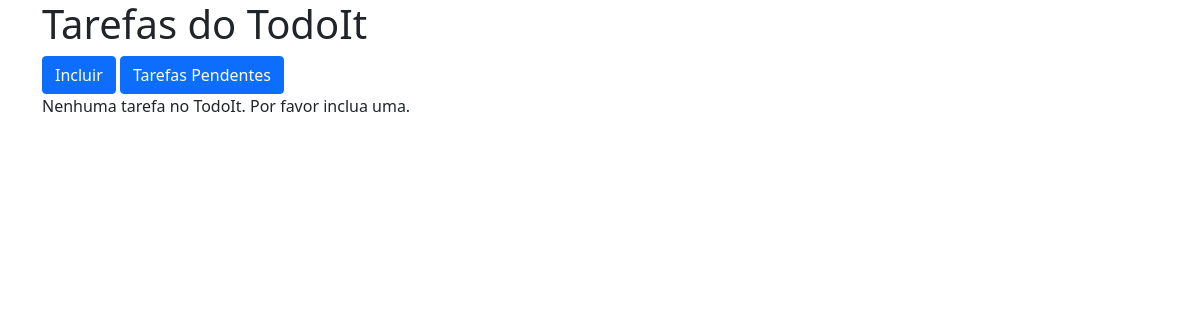
Before: / with the older database file.
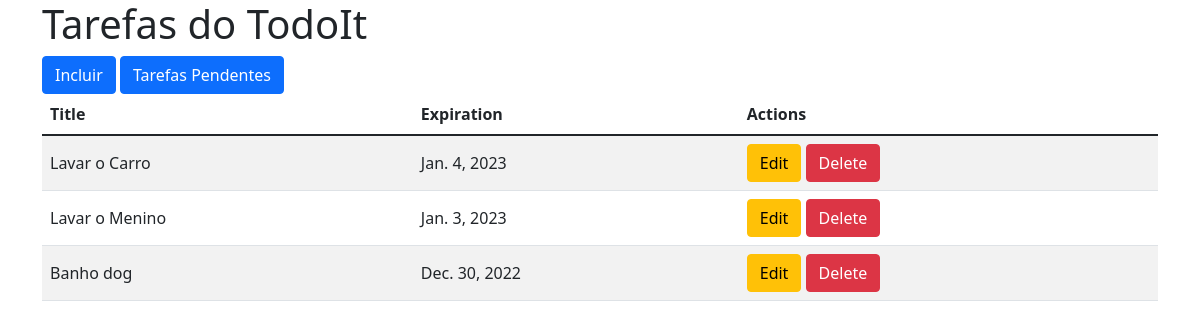
After: the same page with the newer database file.
### task/models.py (models this page shows, shortened)
class Task(models.Model):
    title = models.CharField(max_length=100)
    description = models.TextField(max_length=100)
    category = models.TextField(max_length=50)
    date_expiration = models.DateField(blank=True, null=True)

### task/views.py (the view)
# urls.py: path('', views.show_tasks),
def show_tasks(request):
    tasks = Task.objects.all()
    context = {
        'tasks': tasks
    }
    return render(request, 'tasks/show_tasks.html', context)

### task/templates/tasks/show_tasks.html
{% extends "application.html" %} {% block content %}
<h1>Tarefas do TodoIt</h1>
<a href="{{ task_id }}/new/" class="btn btn-primary">Incluir</a>
<a href="{{ task_id }}/pendding/" class="btn btn-primary">Tarefas Pendentes</a>
{% if tasks %}
<table class="table table-striped">
  <thead>
    <tr>
      <th>Title</th>
      <th>Expiration</th>
      <th>Actions</th>
    </tr>
  </thead>
  <tbody>
    {% for task in tasks %}
    <tr>
      <td class="align-middle">{{ task.title }}</td>
      <td class="align-middle">{{ task.date_expiration }}</td>
      <td class="align-middle actions">
        <a href="{{ task.task_id }}/edit/{{ task.id }}" class="btn btn-warning"
          >Edit</a
        >
        <a href="{{ task.task_id }}/delete/{{ task.id }}" class="btn btn-danger"
          >Delete</a
        >
      </td>
    </tr>
    {% endfor %}
  </tbody>
</table>
{% else %}
<p>Nenhuma tarefa no TodoIt. Por favor inclua uma.</p>
{% endif %} {% endblock content %}

### task/templates/application.html (shortened to what this page needs)
<!DOCTYPE html>
<html lang="en">
  <head>
    <link
      href="https://cdn.jsdelivr.net/npm/bootstrap@5.1.3/dist/css/bootstrap.min.css"
      rel="stylesheet"
    />
  </head>
  <body>
    <main class="container">{% block content %}{% endblock content %}</main>
  </body>
</html>

Changed rows visible on the page:
added Task: title "Lavar o Carro", date_expiration "Jan. 4, 2023"
added Task: title "Lavar o Menino", date_expiration "Jan. 3, 2023"
added Task: title "Banho dog", date_expiration "Dec. 30, 2022"
Other visible differences:
text no longer shown: "Nenhuma tarefa no TodoIt. Por favor inclua uma."
text now shown: "Title Expiration Actions"
